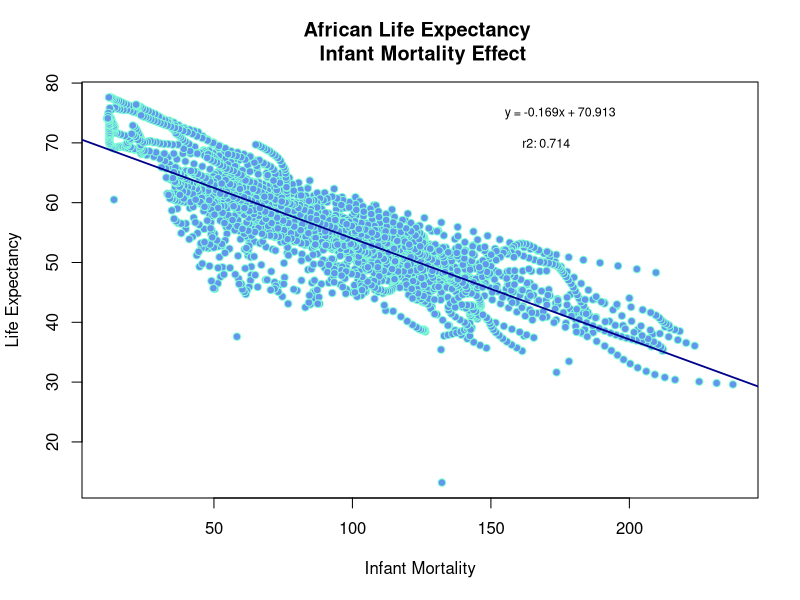
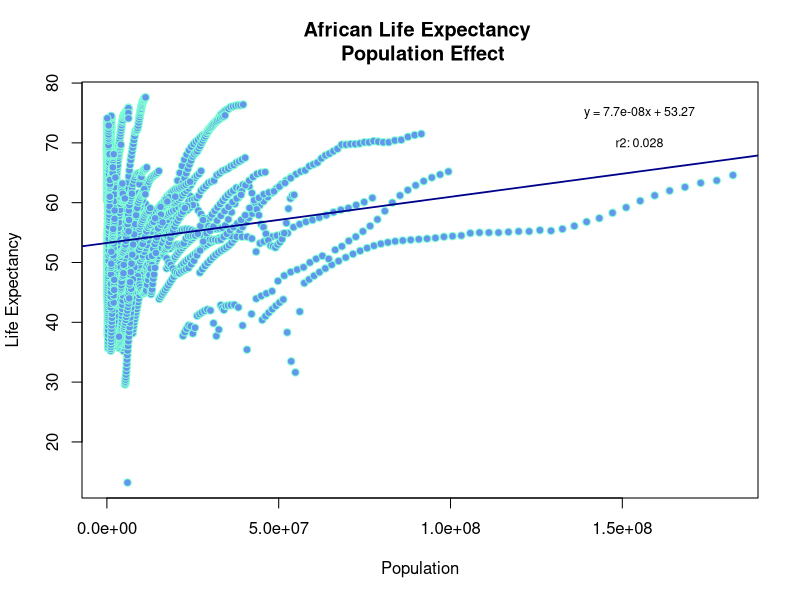

Reproduce these figures in R, in order.
## ---- chunk 1
#update.packages('dslabs')
library(dslabs) # to import dataset
library(tidyverse) # data aggregation
library(dplyr) # data aggregation? 
data(gapminder)
## ---- chunk 2
help("gapminder")
## ---- chunk 3
str(gapminder)
## ---- chunk 4
summary(gapminder)
## ---- chunk 5
class(gapminder)
## ---- chunk 6
africadata = filter(gapminder, continent == 'Africa')
head(africadata)
## ---- chunk 7
str(africadata)
## ---- chunk 8
summary(africadata)
## ---- chunk 9
infant_survival_rate = africadata %>%
  select(infant_mortality, life_expectancy)
head(infant_survival_rate)
## ---- chunk 10
str(infant_survival_rate)
## ---- chunk 11
summary(infant_survival_rate)
## ---- chunk 12
african_mortality = africadata %>%
  select(population, life_expectancy)
head(african_mortality)
## ---- chunk 13
str(african_mortality)
## ---- chunk 14
summary(african_mortality)
## ---- chunk 15
regression = lm(infant_survival_rate$life_expectancy ~ infant_survival_rate$infant_mortality)
rsq <- function(x, y) summary(lm(infant_survival_rate$life_expectancy ~ infant_survival_rate$infant_mortality))$r.squared
r_square = round(rsq(obs, mod), 3)
# summary(regression)$coefficients - keep to sanity check
coeff = round(summary(regression)$coefficients[2],3)
y_int = round(summary(regression)$coefficients[1],3)
plot(
  infant_survival_rate$infant_mortality,
  infant_survival_rate$life_expectancy,
  main='African Life Expectancy \n Infant Mortality Effect',
  xlab='Infant Mortality',
  ylab='Life Expectancy',
   col='aquamarine', 
   bg='cornflowerblue', 
   pch = 21,
)
# rsq_str = expression(paste("r"^"2:"))
rsq_str = "r2: "
text(175, 75, paste0('y = ', coeff, 'x + ', y_int), cex=0.75)
text(170, 70, paste0(rsq_str, r_square), cex=0.75)
abline(
  lm(
    infant_survival_rate$life_expectancy ~ infant_survival_rate$infant_mortality),
  col='darkblue',
  lwd=1.75)
## ---- chunk 16
regression = lm(african_mortality$life_expectancy ~ african_mortality$population)
rsq <- function(x, y) summary(lm(african_mortality$life_expectancy ~ african_mortality$population))$r.squared
r_square = round(rsq(obs, mod), 3)
# summary(regression)$coefficients - keep to sanity check
coeff = round(summary(regression)$coefficients[2],9)
y_int = round(summary(regression)$coefficients[1],3)
plot(
  african_mortality$population,
  african_mortality$life_expectancy,
  main='African Life Expectancy \n Population Effect',
  xlab='Population',
  ylab='Life Expectancy',
  col='aquamarine', 
  bg='cornflowerblue', 
  pch = 21,
)
# rsq_str = expression(paste("r"^"2:"))
rsq_str = "r2: "
text(155000000, 75, paste0('y = ', coeff, 'x + ', y_int), cex=0.75)
text(155000000, 70, paste0(rsq_str, r_square), cex=0.75)
abline(
lm(
  african_mortality$life_expectancy ~ african_mortality$population),
col='darkblue',
lwd=1.75)
